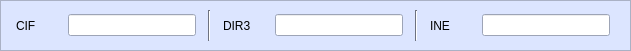
          <widget class="QFrame" name="frame_CifDirIne">
           <property name="geometry">
            <rect>
             <x>620</x>
             <y>220</y>
             <width>631</width>
             <height>51</height>
            </rect>
           </property>
           <property name="palette">
            <palette>
             <active>
              <colorrole role="WindowText">
               <brush brushstyle="SolidPattern">
                <color alpha="255">
                 <red>0</red>
                 <green>0</green>
                 <blue>0</blue>
                </color>
               </brush>
              </colorrole>
              <colorrole role="Button">
               <brush brushstyle="SolidPattern">
                <color alpha="255">
                 <red>220</red>
                 <green>229</green>
                 <blue>255</blue>
                </color>
               </brush>
              </colorrole>
              <colorrole role="Light">
               <brush brushstyle="SolidPattern">
                <color alpha="255">
                 <red>255</red>
                 <green>255</green>
                 <blue>255</blue>
                </color>
               </brush>
              </colorrole>
              <colorrole role="Midlight">
               <brush brushstyle="SolidPattern">
                <color alpha="255">
                 <red>237</red>
                 <green>242</green>
                 <blue>255</blue>
                </color>
               </brush>
              </colorrole>
              <colorrole role="Dark">
               <brush brushstyle="SolidPattern">
                <color alpha="255">
                 <red>110</red>
                 <green>114</green>
                 <blue>127</blue>
                </color>
               </brush>
              </colorrole>
              <colorrole role="Mid">
               <brush brushstyle="SolidPattern">
                <color alpha="255">
                 <red>147</red>
                 <green>153</green>
                 <blue>170</blue>
                </color>
               </brush>
              </colorrole>
              <colorrole role="Text">
               <brush brushstyle="SolidPattern">
                <color alpha="255">
                 <red>0</red>
                 <green>0</green>
                 <blue>0</blue>
                </color>
               </brush>
              </colorrole>
              <colorrole role="BrightText">
               <brush brushstyle="SolidPattern">
                <color alpha="255">
                 <red>255</red>
                 <green>255</green>
                 <blue>255</blue>
                </color>
               </brush>
              </colorrole>
              <colorrole role="ButtonText">
               <brush brushstyle="SolidPattern">
                <color alpha="255">
                 <red>0</red>
                 <green>0</green>
                 <blue>0</blue>
                </color>
               </brush>
              </colorrole>
              <colorrole role="Base">
               <brush brushstyle="SolidPattern">
                <color alpha="255">
                 <red>255</red>
                 <green>255</green>
                 <blue>255</blue>
                </color>
               </brush>
              </colorrole>
              <colorrole role="Window">
               <brush brushstyle="SolidPattern">
                <color alpha="255">
                 <red>220</red>
                 <green>229</green>
                 <blue>255</blue>
                </color>
               </brush>
              </colorrole>
              <colorrole role="Shadow">
               <brush brushstyle="SolidPattern">
                <color alpha="255">
                 <red>0</red>
                 <green>0</green>
                 <blue>0</blue>
                </color>
               </brush>
              </colorrole>
              <colorrole role="AlternateBase">
               <brush brushstyle="SolidPattern">
                <color alpha="255">
                 <red>237</red>
                 <green>242</green>
                 <blue>255</blue>
                </color>
               </brush>
              </colorrole>
              <colorrole role="ToolTipBase">
               <brush brushstyle="SolidPattern">
                <color alpha="255">
                 <red>255</red>
                 <green>255</green>
                 <blue>220</blue>
                </color>
               </brush>
              </colorrole>
              <colorrole role="ToolTipText">
               <brush brushstyle="SolidPattern">
                <color alpha="255">
                 <red>0</red>
                 <green>0</green>
                 <blue>0</blue>
                </color>
               </brush>
              </colorrole>
             </active>
             <inactive>
              <colorrole role="WindowText">
               <brush brushstyle="SolidPattern">
                <color alpha="255">
                 <red>0</red>
                 <green>0</green>
                 <blue>0</blue>
                </color>
               </brush>
              </colorrole>
              <colorrole role="Button">
               <brush brushstyle="SolidPattern">
                <color alpha="255">
                 <red>220</red>
                 <green>229</green>
                 <blue>255</blue>
                </color>
               </brush>
              </colorrole>
              <colorrole role="Light">
               <brush brushstyle="SolidPattern">
                <color alpha="255">
                 <red>255</red>
                 <green>255</green>
                 <blue>255</blue>
                </color>
               </brush>
              </colorrole>
              <colorrole role="Midlight">
               <brush brushstyle="SolidPattern">
                <color alpha="255">
                 <red>237</red>
                 <green>242</green>
                 <blue>255</blue>
                </color>
               </brush>
              </colorrole>
              <colorrole role="Dark">
               <brush brushstyle="SolidPattern">
                <color alpha="255">
                 <red>110</red>
                 <green>114</green>
                 <blue>127</blue>
                </color>
               </brush>
              </colorrole>
              <colorrole role="Mid">
               <brush brushstyle="SolidPattern">
                <color alpha="255">
                 <red>147</red>
                 <green>153</green>
                 <blue>170</blue>
                </color>
               </brush>
              </colorrole>
              <colorrole role="Text">
               <brush brushstyle="SolidPattern">
                <color alpha="255">
                 <red>0</red>
                 <green>0</green>
                 <blue>0</blue>
                </color>
               </brush>
              </colorrole>
              <colorrole role="BrightText">
               <brush brushstyle="SolidPattern">
                <color alpha="255">
                 <red>255</red>
                 <green>255</green>
                 <blue>255</blue>
                </color>
               </brush>
              </colorrole>
              <colorrole role="ButtonText">
               <brush brushstyle="SolidPattern">
                <color alpha="255">
                 <red>0</red>
                 <green>0</green>
                 <blue>0</blue>
                </color>
               </brush>
              </colorrole>
              <colorrole role="Base">
               <brush brushstyle="SolidPattern">
                <color alpha="255">
                 <red>255</red>
                 <green>255</green>
                 <blue>255</blue>
                </color>
               </brush>
              </colorrole>
              <colorrole role="Window">
               <brush brushstyle="SolidPattern">
                <color alpha="255">
                 <red>220</red>
                 <green>229</green>
                 <blue>255</blue>
                </color>
               </brush>
              </colorrole>
              <colorrole role="Shadow">
               <brush brushstyle="SolidPattern">
                <color alpha="255">
                 <red>0</red>
                 <green>0</green>
                 <blue>0</blue>
                </color>
               </brush>
              </colorrole>
              <colorrole role="AlternateBase">
               <brush brushstyle="SolidPattern">
                <color alpha="255">
                 <red>237</red>
                 <green>242</green>
                 <blue>255</blue>
                </color>
               </brush>
              </colorrole>
              <colorrole role="ToolTipBase">
               <brush brushstyle="SolidPattern">
                <color alpha="255">
                 <red>255</red>
                 <green>255</green>
                 <blue>220</blue>
                </color>
               </brush>
              </colorrole>
              <colorrole role="ToolTipText">
               <brush brushstyle="SolidPattern">
                <color alpha="255">
                 <red>0</red>
                 <green>0</green>
                 <blue>0</blue>
                </color>
               </brush>
              </colorrole>
             </inactive>
             <disabled>
              <colorrole role="WindowText">
               <brush brushstyle="SolidPattern">
                <color alpha="255">
                 <red>110</red>
                 <green>114</green>
                 <blue>127</blue>
                </color>
               </brush>
              </colorrole>
              <colorrole role="Button">
               <brush brushstyle="SolidPattern">
                <color alpha="255">
                 <red>220</red>
                 <green>229</green>
                 <blue>255</blue>
                </color>
               </brush>
              </colorrole>
              <colorrole role="Light">
               <brush brushstyle="SolidPattern">
                <color alpha="255">
                 <red>255</red>
                 <green>255</green>
                 <blue>255</blue>
                </color>
               </brush>
              </colorrole>
              <colorrole role="Midlight">
               <brush brushstyle="SolidPattern">
                <color alpha="255">
                 <red>237</red>
                 <green>242</green>
                 <blue>255</blue>
                </color>
               </brush>
              </colorrole>
              <colorrole role="Dark">
               <brush brushstyle="SolidPattern">
                <color alpha="255">
                 <red>110</red>
                 <green>114</green>
                 <blue>127</blue>
                </color>
               </brush>
              </colorrole>
              <colorrole role="Mid">
               <brush brushstyle="SolidPattern">
                <color alpha="255">
                 <red>147</red>
                 <green>153</green>
                 <blue>170</blue>
                </color>
               </brush>
              </colorrole>
              <colorrole role="Text">
               <brush brushstyle="SolidPattern">
                <color alpha="255">
                 <red>110</red>
                 <green>114</green>
                 <blue>127</blue>
                </color>
               </brush>
              </colorrole>
              <colorrole role="BrightText">
               <brush brushstyle="SolidPattern">
                <color alpha="255">
                 <red>255</red>
                 <green>255</green>
                 <blue>255</blue>
                </color>
               </brush>
              </colorrole>
              <colorrole role="ButtonText">
               <brush brushstyle="SolidPattern">
                <color alpha="255">
                 <red>110</red>
                 <green>114</green>
                 <blue>127</blue>
                </color>
               </brush>
              </colorrole>
              <colorrole role="Base">
               <brush brushstyle="SolidPattern">
                <color alpha="255">
                 <red>220</red>
                 <green>229</green>
                 <blue>255</blue>
                </color>
               </brush>
              </colorrole>
              <colorrole role="Window">
               <brush brushstyle="SolidPattern">
                <color alpha="255">
                 <red>220</red>
                 <green>229</green>
                 <blue>255</blue>
                </color>
               </brush>
              </colorrole>
              <colorrole role="Shadow">
               <brush brushstyle="SolidPattern">
                <color alpha="255">
                 <red>0</red>
                 <green>0</green>
                 <blue>0</blue>
                </color>
               </brush>
              </colorrole>
              <colorrole role="AlternateBase">
               <brush brushstyle="SolidPattern">
                <color alpha="255">
                 <red>220</red>
                 <green>229</green>
                 <blue>255</blue>
                </color>
               </brush>
              </colorrole>
              <colorrole role="ToolTipBase">
               <brush brushstyle="SolidPattern">
                <color alpha="255">
                 <red>255</red>
                 <green>255</green>
                 <blue>220</blue>
                </color>
               </brush>
              </colorrole>
              <colorrole role="ToolTipText">
               <brush brushstyle="SolidPattern">
                <color alpha="255">
                 <red>0</red>
                 <green>0</green>
                 <blue>0</blue>
                </color>
               </brush>
              </colorrole>
             </disabled>
            </palette>
           </property>
           <property name="frameShape">
            <enum>QFrame::StyledPanel</enum>
           </property>
           <property name="frameShadow">
            <enum>QFrame::Raised</enum>
           </property>
           <widget class="QWidget" name="layoutWidget_5">
            <property name="geometry">
             <rect>
              <x>10</x>
              <y>10</y>
              <width>611</width>
              <height>31</height>
             </rect>
            </property>
            <layout class="QHBoxLayout" name="horizontalLayout_7">
             <item>
              <widget class="QLabel" name="label_48">
               <property name="maximumSize">
                <size>
                 <width>40</width>
                 <height>16777215</height>
                </size>
               </property>
               <property name="text">
                <string>CIF</string>
               </property>
              </widget>
             </item>
             <item>
              <widget class="QLineEdit" name="lineEdit_cif_2">
               <property name="sizePolicy">
                <sizepolicy hsizetype="Preferred" vsizetype="Fixed">
                 <horstretch>0</horstretch>
                 <verstretch>0</verstretch>
                </sizepolicy>
               </property>
               <property name="maximumSize">
                <size>
                 <width>128</width>
                 <height>16777215</height>
                </size>
               </property>
               <property name="inputMask">
                <string>&gt;A9999999A</string>
               </property>
               <property name="readOnly">
                <bool>true</bool>
               </property>
              </widget>
             </item>
             <item>
              <widget class="Line" name="line_2">
               <property name="orientation">
                <enum>Qt::Vertical</enum>
               </property>
              </widget>
             </item>
             <item>
              <widget class="QLabel" name="label_49">
               <property name="maximumSize">
                <size>
                 <width>40</width>
                 <height>16777215</height>
                </size>
               </property>
               <property name="text">
                <string>DIR3</string>
               </property>
              </widget>
             </item>
             <item>
              <widget class="QLineEdit" name="lineEdit_dir3_2">
               <property name="sizePolicy">
                <sizepolicy hsizetype="Fixed" vsizetype="Fixed">
                 <horstretch>0</horstretch>
                 <verstretch>0</verstretch>
                </sizepolicy>
               </property>
               <property name="maximumSize">
                <size>
                 <width>128</width>
                 <height>16777215</height>
                </size>
               </property>
               <property name="maxLength">
                <number>9</number>
               </property>
               <property name="readOnly">
                <bool>true</bool>
               </property>
              </widget>
             </item>
             <item>
              <widget class="Line" name="line_3">
               <property name="orientation">
                <enum>Qt::Vertical</enum>
               </property>
              </widget>
             </item>
             <item>
              <widget class="QLabel" name="label_50">
               <property name="maximumSize">
                <size>
                 <width>40</width>
                 <height>16777215</height>
                </size>
               </property>
               <property name="text">
                <string>INE</string>
               </property>
              </widget>
             </item>
             <item>
              <widget class="QLineEdit" name="lineEdit_ine_2">
               <property name="sizePolicy">
                <sizepolicy hsizetype="Fixed" vsizetype="Fixed">
                 <horstretch>0</horstretch>
                 <verstretch>0</verstretch>
                </sizepolicy>
               </property>
               <property name="maximumSize">
                <size>
                 <width>128</width>
                 <height>16777215</height>
                </size>
               </property>
               <property name="inputMethodHints">
                <set>Qt::ImhDigitsOnly</set>
               </property>
               <property name="maxLength">
                <number>6</number>
               </property>
               <property name="alignment">
                <set>Qt::AlignRight|Qt::AlignTrailing|Qt::AlignVCenter</set>
               </property>
               <property name="readOnly">
                <bool>true</bool>
               </property>
              </widget>
             </item>
            </layout>
           </widget>
          </widget>
